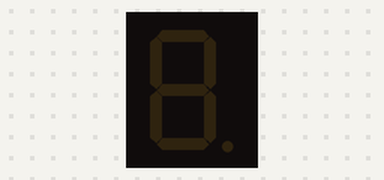
The sketch below on a simulated Arduino Uno, built with avr-gcc and run on an emulated ATmega328P. Shown: 1-digit seven-segment display. Wiring (inferred from the names in the program): 1-digit 7-segment display, segments lit when HIGH: segments pin 2, pin 3, pin 4, pin 5, pin 6, pin 7, pin 8. The segment pins are drawn as the display they are named for.

Above: at 0.1 s.
At 2.1 s:
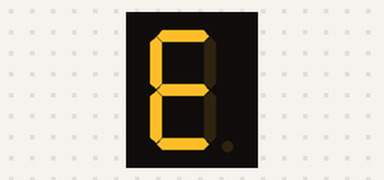
At 3.1 s:
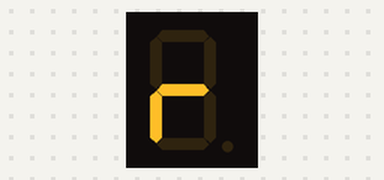
At 4.1 s:
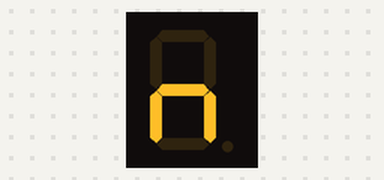
At 6.1 s:
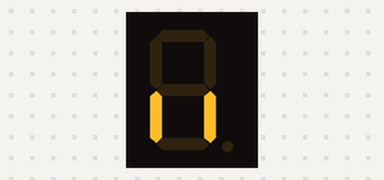
At 13.1 s:
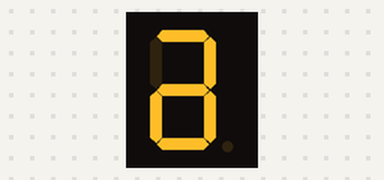

The sketch:

Prj03.3.ino
```cpp
const int segA = 2;          // donar nom al pin 2 de l’Arduino
const int segB = 3;          // donar nom al pin 3 de l’Arduino
const int segC = 4;          // donar nom al pin 4 de l’Arduino
const int segD = 5;          // donar nom al pin 5 de l’Arduino
const int segE = 6;          // donar nom al pin 6 de l’Arduino
const int segF = 7;          // donar nom al pin 7 de l’Arduino
const int segG = 8;          // donar nom al pin 8 de l’Arduino
int pausa = 1000;             // definir variable de temps en ms


//********** Setup ****************************************************************
void setup()
{
  pinMode(segA, OUTPUT);     // definir el pin 2 com una sortida
  pinMode(segB, OUTPUT);     // definir el pin 3 com una sortida
  pinMode(segC, OUTPUT);     // definir el pin 4 com una sortida
  pinMode(segD, OUTPUT);     // definir el pin 5 com una sortida
  pinMode(segE, OUTPUT);     // definir el pin 6 com una sortida
  pinMode(segF, OUTPUT);     // definir el pin 7 com una sortida
  pinMode(segG, OUTPUT);     // definir el pin 8 com una sortida


}

//********** Loop *****************************************************************
void loop()
{

  digitalWrite(segA, LOW);     // tot parat
  digitalWrite(segB, LOW);
  digitalWrite(segC, LOW);
  digitalWrite(segD, LOW);
  digitalWrite(segE, LOW);
  digitalWrite(segF, LOW);
  digitalWrite(segG, LOW);
  delay(pausa);               // es queda en aquest estat pausa ms

  digitalWrite(segA, HIGH);   // lletra G
  digitalWrite(segB, HIGH);
  digitalWrite(segC, HIGH);
  digitalWrite(segD, HIGH);
  digitalWrite(segF, HIGH);
  digitalWrite(segG, HIGH);
  delay(pausa);               // es queda en aquest estat pausa ms

  digitalWrite(segB, LOW);    // lletra E
  digitalWrite(segC, LOW);
  digitalWrite(segE, HIGH);
  delay(pausa);               // es queda en aquest estat pausa ms

  digitalWrite(segA, LOW);   // lletra R
  digitalWrite(segD, LOW);
  digitalWrite(segF, LOW);
  delay(pausa);               // es queda en aquest estat pausa ms

  digitalWrite(segC, HIGH);   // lletra M
  delay(pausa);               // es queda en aquest estat pausa ms

  digitalWrite(segA, HIGH);    // lletra A
  digitalWrite(segB, HIGH);
  digitalWrite(segF, HIGH);
  delay(pausa);               // es queda en aquest estat pausa ms

  digitalWrite(segA, LOW);   // lletra N
  digitalWrite(segB, LOW);
  digitalWrite(segD, LOW);
  digitalWrite(segF, LOW);
  digitalWrite(segG, LOW);
  delay(pausa);               // es queda en aquest estat pausa ms

  digitalWrite(segC, LOW);
  digitalWrite(segE, LOW);
  delay(pausa*2);               // es queda en aquest estat pausa ms

  digitalWrite(segA, HIGH);   // lletra G
  digitalWrite(segB, HIGH);
  digitalWrite(segC, HIGH);
  digitalWrite(segD, HIGH);
  digitalWrite(segF, HIGH);
  digitalWrite(segG, HIGH);
  digitalWrite(segE, LOW);
  delay(pausa);               // es queda en aquest estat pausa ms

  digitalWrite(segE, HIGH);   // lletra O
  digitalWrite(segG, LOW);
  delay(pausa);               // es queda en aquest estat pausa ms

  digitalWrite(segA, LOW);    // número M
  digitalWrite(segB, LOW);
  digitalWrite(segD, LOW);
  digitalWrite(segF, LOW);
  digitalWrite(segG, HIGH);
  delay(pausa);               // es queda en aquest estat pausa ms

  digitalWrite(segA, HIGH);   // lletra E
  digitalWrite(segD, HIGH);
  digitalWrite(segF, HIGH);
  digitalWrite(segB, LOW);
  delay(pausa);               // es queda en aquest estat pausa ms

  digitalWrite(segB, HIGH);   // lletra Z
  digitalWrite(segF, LOW);
  delay(pausa);               // es queda en aquest estat pausa ms

  }
```

Measured:
- by itself, everything shown: repeats every 14.0 s, in 13 steps
- what the display in image 1 shows lasts 1.0 s, from 2.0 s to 3.0 s
